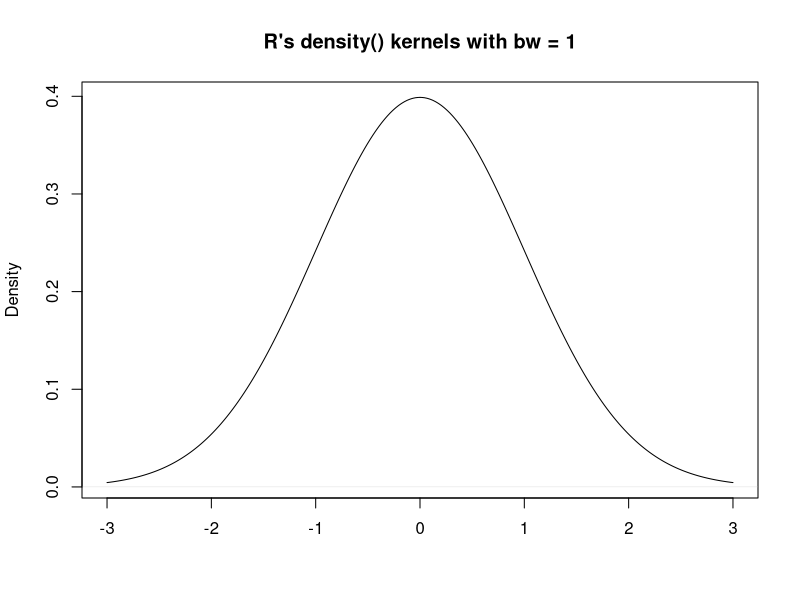

Write the R code that produced this figure. (Note: this script raises an error after producing the figure.)
plot (density(0, bw = 1), xlab = "",
      main = "R's density() kernels with bw = 1")
for(i in 2:length(kernels))
   lines(density(0, bw = 1, kernel =  kernels[i]), col = i)
legend(1.5,.4, legend = kernels, col = seq(kernels),
       lty = 1, cex = .8, y.intersp = 1)

## show the kernels in the S parametrization
plot(density(0, from = -1.2, to = 1.2, width = 2, kernel = "gaussian"),
     type = "l", ylim = c(0, 1), xlab = "",
     main = "R's density() kernels with width = 1")
for(i in 2:length(kernels))
   lines(density(0, width = 2, kernel =  kernels[i]), col = i)
legend(0.6, 1.0, legend = kernels, col = seq(kernels), lty = 1)
